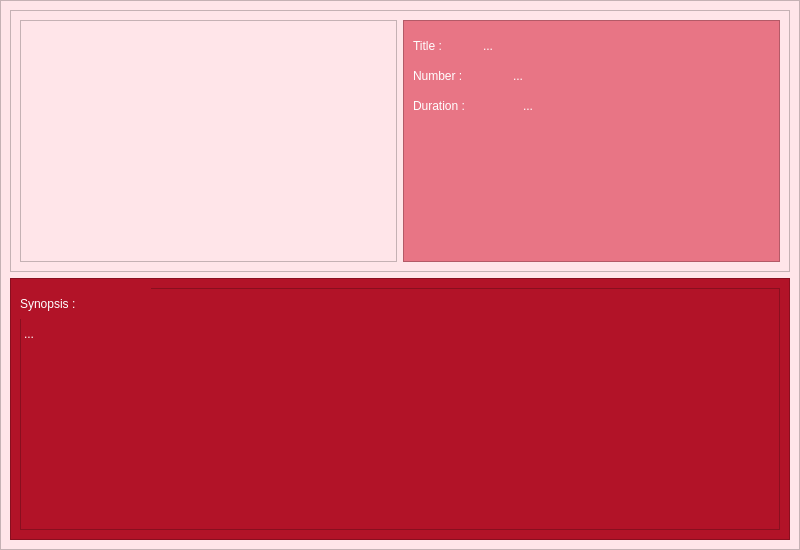
<?xml version="1.0" encoding="UTF-8"?>
<ui version="4.0">
 <class>PageOneEpisodeAnime</class>
 <widget class="QWidget" name="PageOneEpisodeAnime">
  <property name="geometry">
   <rect>
    <x>0</x>
    <y>0</y>
    <width>800</width>
    <height>550</height>
   </rect>
  </property>
  <property name="minimumSize">
   <size>
    <width>800</width>
    <height>550</height>
   </size>
  </property>
  <property name="maximumSize">
   <size>
    <width>800</width>
    <height>550</height>
   </size>
  </property>
  <property name="windowTitle">
   <string>Form</string>
  </property>
  <widget class="QFrame" name="frame">
   <property name="geometry">
    <rect>
     <x>0</x>
     <y>0</y>
     <width>800</width>
     <height>550</height>
    </rect>
   </property>
   <property name="minimumSize">
    <size>
     <width>800</width>
     <height>550</height>
    </size>
   </property>
   <property name="maximumSize">
    <size>
     <width>800</width>
     <height>550</height>
    </size>
   </property>
   <property name="styleSheet">
    <string notr="true">background-color : #ffe5e9; font: 14pt &quot;Calibri&quot;;
color: white;</string>
   </property>
   <property name="frameShape">
    <enum>QFrame::StyledPanel</enum>
   </property>
   <property name="frameShadow">
    <enum>QFrame::Raised</enum>
   </property>
   <layout class="QVBoxLayout" name="verticalLayout">
    <item>
     <widget class="QFrame" name="frameUp">
      <property name="frameShape">
       <enum>QFrame::StyledPanel</enum>
      </property>
      <property name="frameShadow">
       <enum>QFrame::Raised</enum>
      </property>
      <layout class="QHBoxLayout" name="horizontalLayout">
       <item>
        <widget class="QFrame" name="frameImage">
         <property name="frameShape">
          <enum>QFrame::StyledPanel</enum>
         </property>
         <property name="frameShadow">
          <enum>QFrame::Raised</enum>
         </property>
        </widget>
       </item>
       <item>
        <widget class="QFrame" name="frameDetails">
         <property name="styleSheet">
          <string notr="true">background-color : #e87585;</string>
         </property>
         <property name="frameShape">
          <enum>QFrame::StyledPanel</enum>
         </property>
         <property name="frameShadow">
          <enum>QFrame::Raised</enum>
         </property>
         <widget class="QLabel" name="labelTitle">
          <property name="geometry">
           <rect>
            <x>10</x>
            <y>10</y>
            <width>61</width>
            <height>31</height>
           </rect>
          </property>
          <property name="styleSheet">
           <string notr="true"/>
          </property>
          <property name="text">
           <string>Title :</string>
          </property>
         </widget>
         <widget class="QLabel" name="labelNumber">
          <property name="geometry">
           <rect>
            <x>10</x>
            <y>40</y>
            <width>91</width>
            <height>31</height>
           </rect>
          </property>
          <property name="styleSheet">
           <string notr="true"/>
          </property>
          <property name="text">
           <string>Number :</string>
          </property>
         </widget>
         <widget class="QLabel" name="labelDuration">
          <property name="geometry">
           <rect>
            <x>10</x>
            <y>70</y>
            <width>101</width>
            <height>31</height>
           </rect>
          </property>
          <property name="styleSheet">
           <string notr="true"/>
          </property>
          <property name="text">
           <string>Duration :</string>
          </property>
         </widget>
         <widget class="QLabel" name="title">
          <property name="geometry">
           <rect>
            <x>80</x>
            <y>10</y>
            <width>61</width>
            <height>31</height>
           </rect>
          </property>
          <property name="styleSheet">
           <string notr="true"/>
          </property>
          <property name="text">
           <string>...</string>
          </property>
         </widget>
         <widget class="QLabel" name="number">
          <property name="geometry">
           <rect>
            <x>110</x>
            <y>40</y>
            <width>61</width>
            <height>31</height>
           </rect>
          </property>
          <property name="styleSheet">
           <string notr="true"/>
          </property>
          <property name="text">
           <string>...</string>
          </property>
         </widget>
         <widget class="QLabel" name="duration">
          <property name="geometry">
           <rect>
            <x>120</x>
            <y>70</y>
            <width>61</width>
            <height>31</height>
           </rect>
          </property>
          <property name="styleSheet">
           <string notr="true"/>
          </property>
          <property name="text">
           <string>...</string>
          </property>
         </widget>
        </widget>
       </item>
      </layout>
     </widget>
    </item>
    <item>
     <widget class="QFrame" name="frameDown">
      <property name="styleSheet">
       <string notr="true">background-color : #b21328</string>
      </property>
      <property name="frameShape">
       <enum>QFrame::StyledPanel</enum>
      </property>
      <property name="frameShadow">
       <enum>QFrame::Raised</enum>
      </property>
      <layout class="QHBoxLayout" name="horizontalLayout_2">
       <item>
        <widget class="QFrame" name="frameSynopsis">
         <property name="frameShape">
          <enum>QFrame::StyledPanel</enum>
         </property>
         <property name="frameShadow">
          <enum>QFrame::Raised</enum>
         </property>
         <widget class="QLabel" name="labelSynopsis">
          <property name="geometry">
           <rect>
            <x>0</x>
            <y>0</y>
            <width>131</width>
            <height>31</height>
           </rect>
          </property>
          <property name="text">
           <string>Synopsis :</string>
          </property>
         </widget>
         <widget class="QLabel" name="synopsis">
          <property name="geometry">
           <rect>
            <x>4</x>
            <y>39</y>
            <width>741</width>
            <height>201</height>
           </rect>
          </property>
          <property name="text">
           <string>...</string>
          </property>
          <property name="alignment">
           <set>Qt::AlignLeading|Qt::AlignLeft|Qt::AlignTop</set>
          </property>
         </widget>
        </widget>
       </item>
      </layout>
     </widget>
    </item>
   </layout>
  </widget>
 </widget>
 <resources/>
 <connections/>
</ui>
